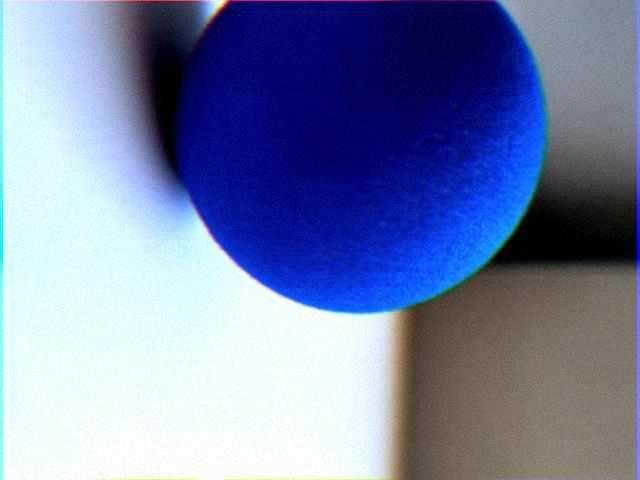
#> input picture utils/training-photos/blue-ball/20260302_101847.jpg, 640 x 480 px; its folder holds only this picture in this run
$ python -i image_processor.py   (imports and definitions only)
#> lines starting #> are read from the running program, lines starting #| are printed output that depends on the picture
#> further down, picture is the input picture: PIL image 640x480 RGB; mean R, G, B 117.9, 129.2, 169.2
import io
import os
import numpy as np
from pathlib import Path
from PIL import Image, ImageFilter, ImageEnhance, ImageOps, ImageChops

# --- Config ---
INPUT_DIR = Path(__file__).parent / "photos-for-processing/pre-processed-photos"
OUTPUT_DIR = Path(__file__).parent / "photos-for-processing/post-processed-photos"

TARGET_WIDTH = 640
TARGET_HEIGHT = 480

def process_image(img: Image.Image) -> Image.Image:
# 1. Convert to RGB
    img = img.convert("RGB")

    # 2. Resize to 640x480
    img = ImageOps.fit(img, (TARGET_WIDTH, TARGET_HEIGHT), method=Image.Resampling.LANCZOS)

    # [8 lines of commented-out code are left out]
    arr = np.array(img, dtype=np.float32)
    arr = np.power(arr / 255.0, 1.4) * 255.0
    arr = np.where(arr > 200, arr * 1.4, arr)
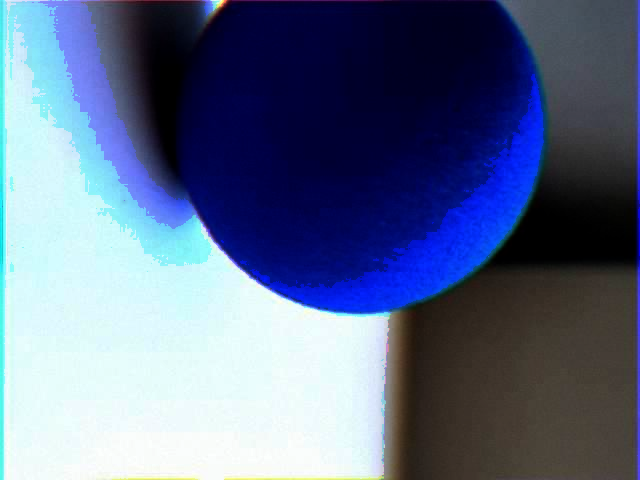
#> arr: shape (480, 640, 3) float32; mean R, G, B 132, 150.8, 194.8; drawn with min black and max white
    arr = np.clip(arr, 0, 255).astype(np.uint8)
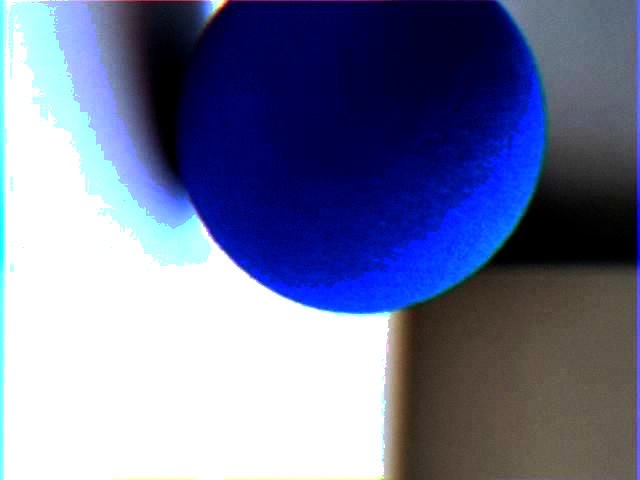
#> arr: shape (480, 640, 3); mean R, G, B 112.2, 118.7, 155.1
    img = Image.fromarray(arr)

    # 5. Slight contrast boost
    img = ImageEnhance.Contrast(img).enhance(1.3)

    # 6. Muddy the colours slightly + exposure
    img = ImageEnhance.Color(img).enhance(0.80)
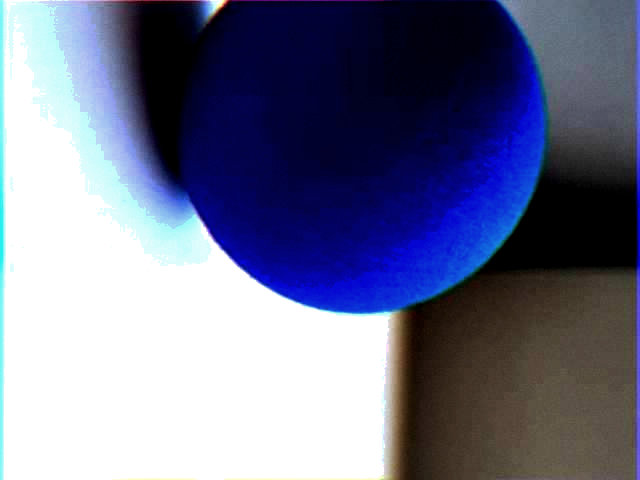
#> img: PIL image 640x480 RGB; mean R, G, B 110.6, 113.9, 142.5

    img = ImageEnhance.Brightness(img).enhance(1.5)

    # 7. Soft lens blur — just enough to lose sharpness + chromatic aberation
    img = img.filter(ImageFilter.GaussianBlur(radius=1.0))
    r, g, b = img.split()
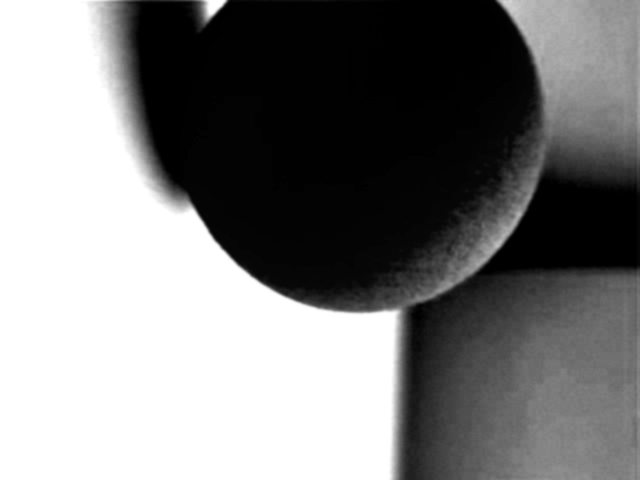
#> g: PIL image 640x480 L; min 0, max 255, mean 125.7
    r = ImageChops.offset(r, 3, 1)   # red shifts right/down
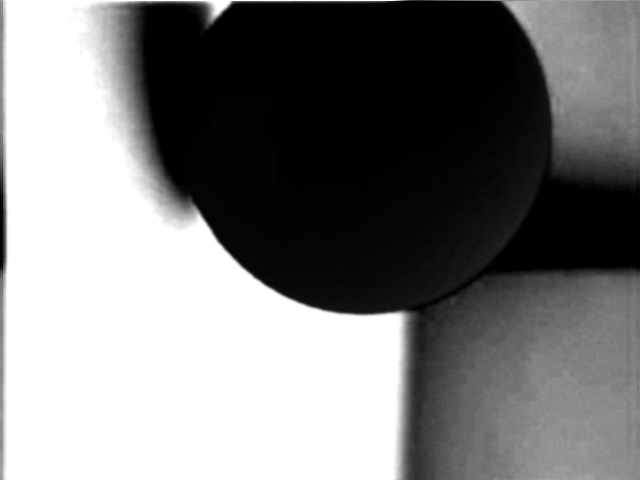
#> r: PIL image 640x480 L; min 0, max 255, mean 124.5
    b = ImageChops.offset(b, -3, -1) # blue shifts left/up
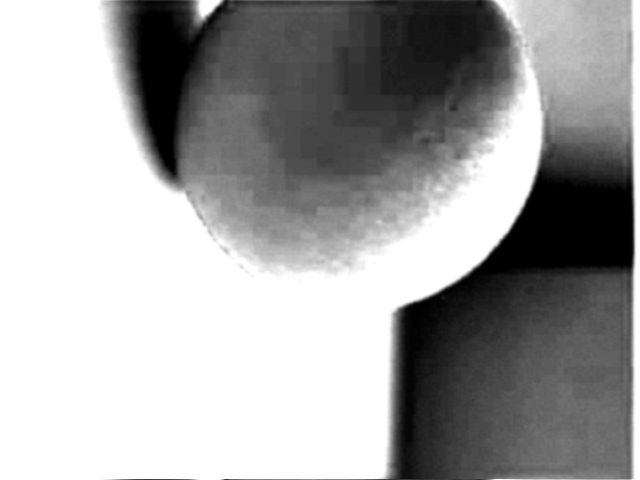
#> b: PIL image 640x480 L; min 0, max 255, mean 162.9
    img = Image.merge("RGB", (r, g, b))
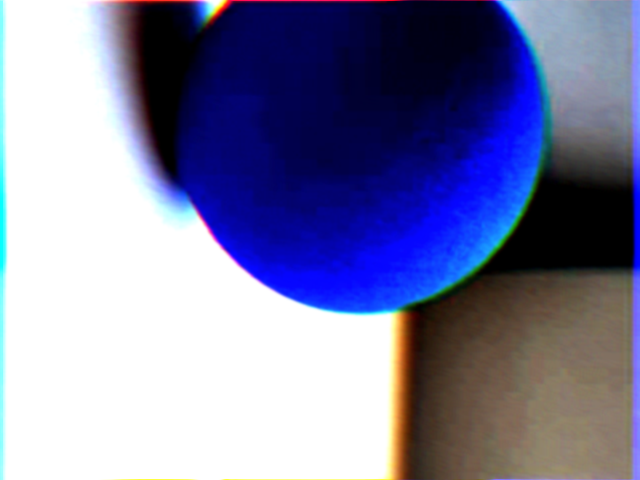
#> img: PIL image 640x480 RGB; mean R, G, B 124.5, 125.7, 162.9

    # 8. JPEG compression round-trip — the main degradation driver
    #    Two passes at different qualities creates layered blocking artifacts
    for quality in (45, 55):
        buffer = io.BytesIO()
        img.save(buffer, format="JPEG", quality=quality)
        buffer.seek(0)
        img = Image.open(buffer).copy()

    # 9. Bare minimum noise — just to break up flat areas slightly
    arr = np.array(img, dtype=np.int16)
    noise = np.random.randint(-6, 6, arr.shape, dtype=np.int16)
    arr = np.clip(arr + noise, 0, 255).astype(np.uint8)
    img = Image.fromarray(arr)

    return img


def main():
    # Validate input dir
    if not INPUT_DIR.exists():
        raise FileNotFoundError(f"Input folder not found: {INPUT_DIR}")

    # Create output dir if needed
    OUTPUT_DIR.mkdir(exist_ok=True)

    # Gather supported image files
    extensions = {".jpg", ".jpeg", ".png", ".webp", ".bmp", ".tiff"}
    image_files = [f for f in INPUT_DIR.iterdir() if f.suffix.lower() in extensions]

    if not image_files:
        print("No images found in input folder.")
        return

    print(f"Processing {len(image_files)} image(s)...")

    for image_path in image_files:
        print(f"  → {image_path.name}")

        with Image.open(image_path) as img:
            processed = process_image(img)

            output_path = OUTPUT_DIR / image_path.name
            processed.save(output_path)

    print(f"Done. Output saved to: {OUTPUT_DIR}")


# [2 lines not run here, left out]

>>> from PIL import Image
>>> picture = Image.open('training-photos/blue-ball/20260302_101847.jpg')
>>> result = process_image(picture)
